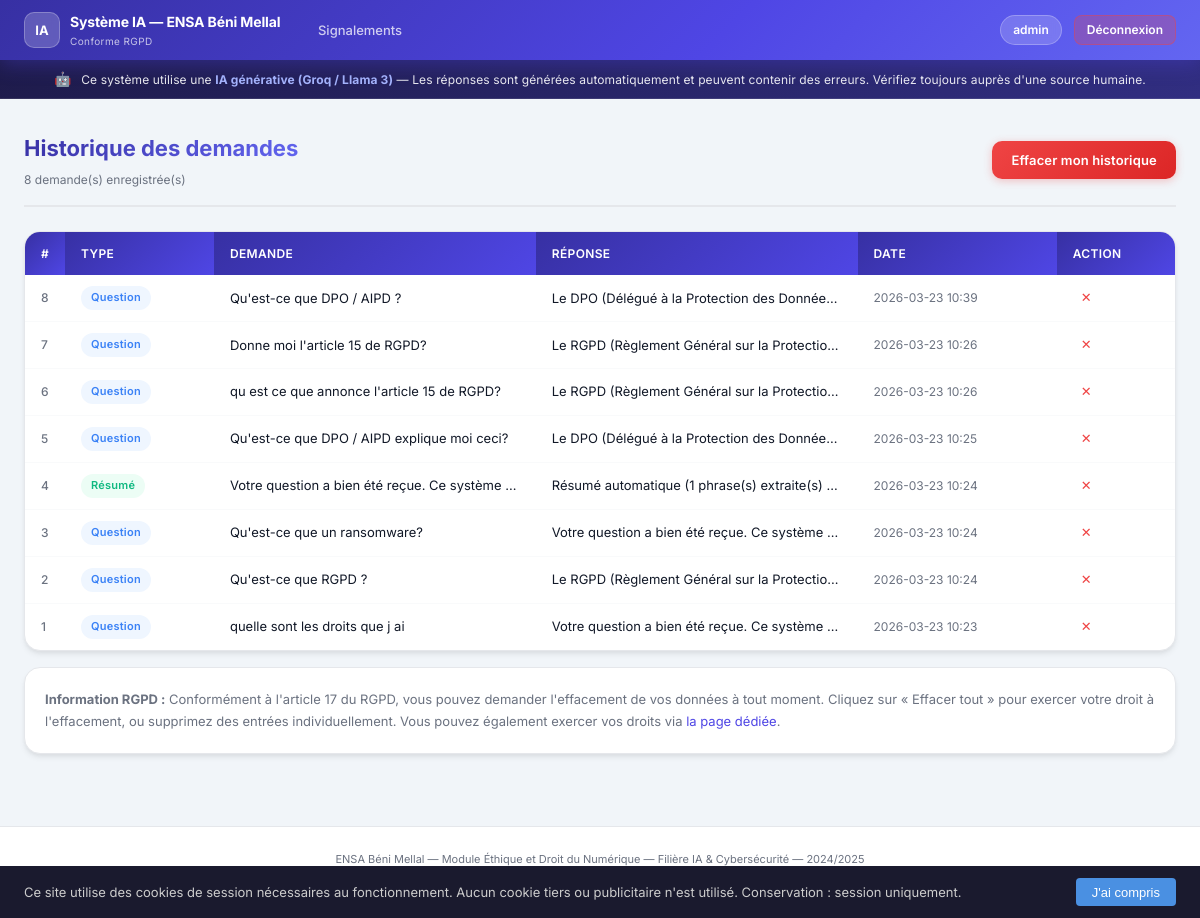
The app's page /history (signed in) with its own data.
### tables this page shows
CREATE TABLE history (
        id INTEGER PRIMARY KEY AUTOINCREMENT,
        user_id INTEGER NOT NULL,
        type TEXT NOT NULL,
        query TEXT NOT NULL,
        response TEXT NOT NULL,
        timestamp TEXT DEFAULT CURRENT_TIMESTAMP,
        FOREIGN KEY(user_id) REFERENCES users(id)
    );

### app.py (the view)
@app.route('/history')
@login_required
def history():
    page     = request.args.get('page', 1, type=int)
    per_page = 10
    offset   = (page - 1) * per_page
    conn    = get_db()
    total   = conn.execute("SELECT COUNT(*) as c FROM history WHERE user_id=?", (session['user_id'],)).fetchone()['c']
    entries = conn.execute(
        "SELECT * FROM history WHERE user_id=? ORDER BY timestamp DESC LIMIT ? OFFSET ?",
        (session['user_id'], per_page, offset)
    ).fetchall()
    conn.close()
    total_pages = (total + per_page - 1) // per_page
    return render_template('history.html', entries=entries, page=page, total_pages=total_pages, total=total)

### app.py (called while the page is built)
def generate_csrf_token():
    if '_csrf_token' not in session:
        session['_csrf_token'] = secrets.token_hex(32)
    return session['_csrf_token']

@app.before_request
def csrf_protect():
    if request.method == 'POST':
        if request.endpoint in _CSRF_EXEMPT:
            return
        token      = session.get('_csrf_token')
        form_token = request.form.get('_csrf_token')
        if not token or token != form_token:
            flash('Erreur de sécurité (jeton CSRF invalide). Veuillez réessayer.', 'danger')
            return redirect(request.referrer or url_for('login'))

@app.before_request
def check_user_requirements():
    if 'user_id' not in session:
        return
    if request.endpoint in _NO_CHECK_ENDPOINTS:
        return
    conn = get_db()
    user = conn.execute(
        "SELECT consent_accepted, force_password_change FROM users WHERE id=?",
        (session['user_id'],)
    ).fetchone()
    conn.close()
    if not user:
        return
    if not user['consent_accepted']:
        return redirect(url_for('consent'))
    if user['force_password_change']:
        return redirect(url_for('change_password'))

def get_db():
    conn = sqlite3.connect(DATABASE)
    conn.row_factory = sqlite3.Row
    return conn

def login_required(f):
    @wraps(f)
    def decorated(*args, **kwargs):
        if 'user_id' not in session:
            flash('Veuillez vous connecter pour accéder à cette page.', 'warning')
            return redirect(url_for('login'))
        return f(*args, **kwargs)
    return decorated

@app.context_processor
def inject_admin_notifications():
    if session.get('role') == 'admin':
        conn = get_db()
        count = conn.execute(
            "SELECT COUNT(*) as c FROM signalements WHERE statut='en_attente'"
        ).fetchone()['c']
        conn.close()
        return {'pending_signalements': count}
    return {'pending_signalements': 0}

### templates/history.html (shortened to what this page needs)
{% extends "base.html" %}
{% block content %}
<div class="page-header">
  <div>
    <h1>Historique des demandes</h1>
    <p class="page-sub">{{ total }} demande(s) enregistrée(s)</p>
  </div>
  {% if entries %}
  <a href="{{ url_for('clear_history_form') }}" class="btn btn-danger">Effacer mon historique</a>
  {% endif %}
</div>
<div class="card">
  <div class="card-body" style="padding: 0;">
    {% if entries %}
    <table class="data-table">
      <thead>
        <tr>
          <th>#</th>
          <th>Type</th>
          <th>Demande</th>
          <th>Réponse</th>
          <th>Date</th>
          <th>Action</th>
        </tr>
      </thead>
      <tbody>
        {% for entry in entries %}
        <tr>
          <td class="td-num">{{ entry.id }}</td>
          <td><span class="tag tag-{{ entry.type }}">{{ 'Résumé' if entry.type == 'resume' else 'Question' }}</span></td>
          <td class="td-text">
            <span class="text-truncate" title="{{ entry.query }}">{{ entry.query[:60] }}{% if entry.query|length > 60 %}...{% endif %}</span>
          </td>
          <td class="td-text">
            <span class="text-truncate" title="{{ entry.response }}">{{ entry.response[:60] }}{% if entry.response|length > 60 %}...{% endif %}</span>
          </td>
          <td class="td-date">{{ entry.timestamp[:16] }}</td>
          <td>
            <form method="POST" action="{{ url_for('delete_entry', entry_id=entry.id) }}" style="display:inline;">
              <button type="submit" class="btn-icon" title="Supprimer" onclick="return confirm('Supprimer cette entrée ?')">✕</button>
            </form>
          </td>
        </tr>
        {% endfor %}
      </tbody>
    </table>
    {% else %}
    <div class="empty-block">
      <p>Aucune demande dans votre historique.</p>
      <a href="{{ url_for('ask') }}" class="btn btn-primary" style="margin-top:1rem;">Faire une demande</a>
    </div>
    {% endif %}
  </div>
</div>
<div class="card" style="margin-top:1rem;">
  <div class="card-body">
    <p class="card-text">
      <strong>Information RGPD :</strong> Conformément à l'article 17 du RGPD, vous pouvez demander l'effacement
      de vos données à tout moment. Cliquez sur « Effacer tout » pour exercer votre droit à l'effacement,
      ou supprimez des entrées individuellement. Vous pouvez également exercer vos droits via
      <a href="{{ url_for('droits') }}">la page dédiée</a>.
    </p>
  </div>
</div>
{% endblock %}

### templates/base.html (shortened to what this page needs)
<!DOCTYPE html>
<html lang="fr">
<head>
  <link rel="stylesheet" href="{{ url_for('static', filename='css/style.css') }}">
</head>
<body>
{% if session.user_id %}
<nav class="navbar">
  <div class="nav-container">
    <div class="nav-brand">
      <span class="nav-logo">IA</span>
      <div>
        <span class="nav-title">Système IA — ENSA Béni Mellal</span>
        <span class="nav-sub">Conforme RGPD</span>
      </div>
    </div>
    <ul class="nav-links">
      {% if session.role == 'admin' %}
      <li style="position:relative;">
        <a href="{{ url_for('admin') }}" class="{% if request.endpoint == 'admin' %}active{% endif %}">
          Signalements
        </a>
      </li>
      {% endif %}
    </ul>
    <div class="nav-user">
      <a href="{{ url_for('profile') }}" class="user-badge" style="text-decoration:none;" title="Mon profil">{{ session.username }}</a>
      <a href="{{ url_for('logout') }}" class="btn-logout">Déconnexion</a>
    </div>
  </div>
</nav>
{% endif %}
{% if session.user_id %}
<div class="ai-banner">
  <span class="ai-banner-icon">🤖</span>
  <span>Ce système utilise une <strong>IA générative (Groq / Llama 3)</strong> — Les réponses sont générées automatiquement et peuvent contenir des erreurs. Vérifiez toujours auprès d'une source humaine.</span>
</div>
{% endif %}
<main class="main-content {% if not session.user_id %}no-nav{% endif %}">
  {% block content %}{% endblock %}
</main>
<footer class="footer">
  <p>ENSA Béni Mellal &mdash; Module Éthique et Droit du Numérique &mdash; Filière IA &amp; Cybersécurité &mdash; 2024/2025</p>
  <p>Ce système est soumis à une journalisation des accès. Ne saisissez aucune donnée personnelle.</p>
</footer>
<div id="cookie-banner" style="display:none;position:fixed;bottom:0;left:0;right:0;background:#1a1a2e;color:#ccc;padding:.75rem 1.5rem;font-size:13px;z-index:9999;display:flex;align-items:center;justify-content:space-between;gap:1rem;">
  <span>Ce site utilise des cookies de session nécessaires au fonctionnement. Aucun cookie tiers ou publicitaire n'est utilisé. Conservation : session uniquement.</span>
  <button onclick="document.getElementById('cookie-banner').style.display='none';localStorage.setItem('cookie_ok','1');"
          style="background:#4a90e2;color:#fff;border:none;padding:.4rem 1rem;border-radius:4px;cursor:pointer;white-space:nowrap;font-size:13px;">
    J'ai compris
  </button>
</div>
</body>
</html>

### records on screen
history: id "8", type "Question", query "Qu'est-ce que DPO / AIPD ?", response "Le DPO (Délégué à la Protection des Donnée…", timestamp "2026-03-23 10:39"
history: id "7", type "Question", query "Donne moi l'article 15 de RGPD?", response "Le RGPD (Règlement Général sur la Protectio…", timestamp "2026-03-23 10:26"
history: id "6", type "Question", query "qu est ce que annonce l'article 15 de RGPD?", response "Le RGPD (Règlement Général sur la Protectio…", timestamp "2026-03-23 10:26"
history: id "5", type "Question", query "Qu'est-ce que DPO / AIPD explique moi ceci?", response "Le DPO (Délégué à la Protection des Donnée…", timestamp "2026-03-23 10:25"
history: id "4", type "Résumé", query "Votre question a bien été reçue. Ce système…", response "Résumé automatique (1 phrase(s) extraite(s)…", timestamp "2026-03-23 10:24"
history: id "3", type "Question", query "Qu'est-ce que un ransomware?", response "Votre question a bien été reçue. Ce système…", timestamp "2026-03-23 10:24"
history: id "2", type "Question", query "Qu'est-ce que RGPD ?", response "Le RGPD (Règlement Général sur la Protectio…", timestamp "2026-03-23 10:24"
history: id "1", type "Question", query "quelle sont les droits que j ai", response "Votre question a bien été reçue. Ce système…", timestamp "2026-03-23 10:23"

### other values on screen
{{ session.username }} "admin"
{{ total }} "8"
